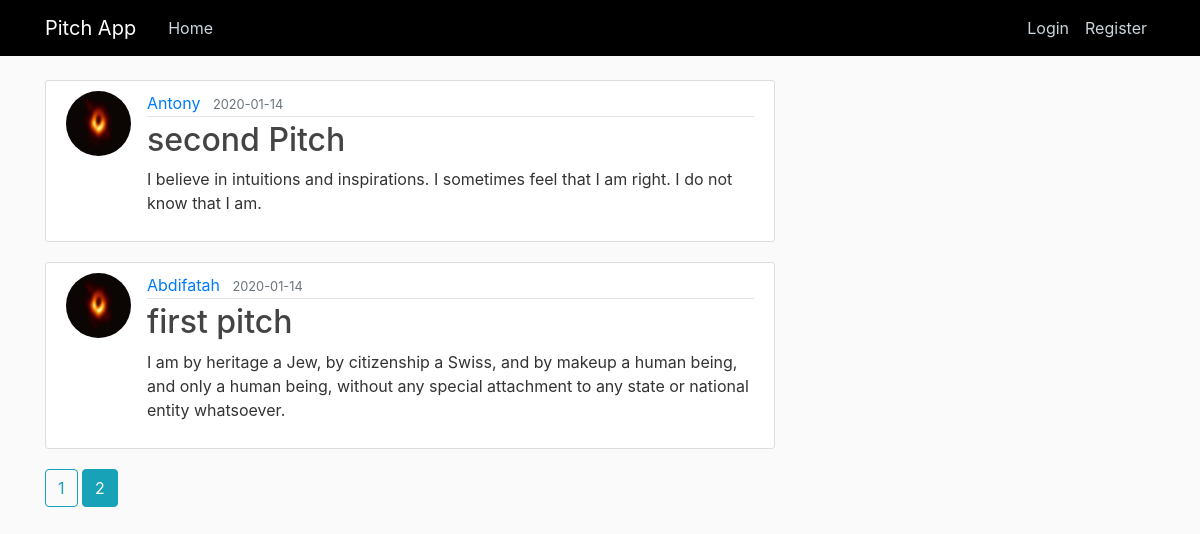
The page /home?page=2 on the database as committed earlier.
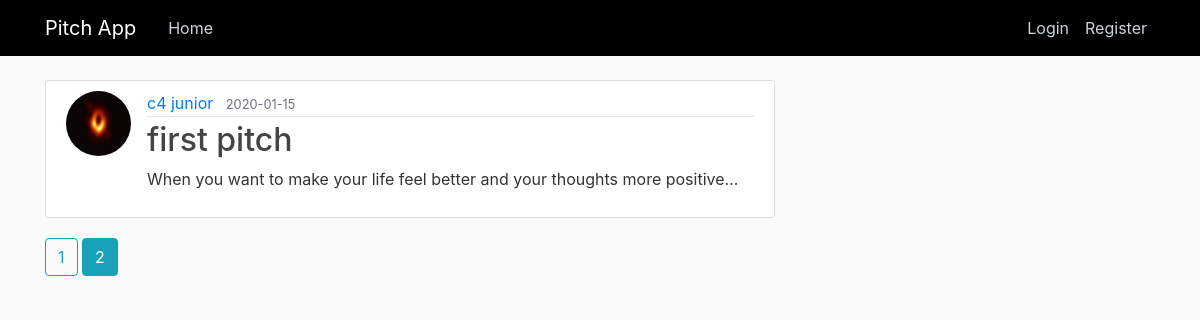
The same page on the database as committed later.
### pitch/models.py (models this page shows, shortened)
class Post(db.Model):
    id = db.Column(db.Integer, primary_key=True)
    title = db.Column(db.String(100), nullable=False)
    date_posted = db.Column(db.DateTime, nullable=False, default=datetime.utcnow)
    content = db.Column(db.Text, nullable=False)
    user_id = db.Column(db.Integer, db.ForeignKey('user.id'), nullable=False)

class User(db.Model, UserMixin):
    id = db.Column(db.Integer, primary_key=True)
    username = db.Column(db.String(20), unique=True, nullable=False)
    email = db.Column(db.String(120), unique=True, nullable=False)
    image_file = db.Column(db.String(20), nullable=False, default='default.jpg')
    password = db.Column(db.String(60), nullable=False)
    posts = db.relationship('Post', backref='author', lazy=True)

### pitch/routes.py (the view)
@app.route("/")
@app.route("/home")
def home():
    page = request.args.get('page', 1, type=int)
    posts = Post.query.order_by(Post.date_posted.desc()).paginate(page=page, per_page=5)
    return render_template('home.html', posts=posts)

### pitch/templates/home.html
{% extends "layout.html" %} {% block content %} {% for post in posts.items %}
<article class="media content-section">
  <img
    class="rounded-circle article-img"
    src="{{ url_for('static', filename='dp/' + post.author.image_file) }}"
  />
  <div class="media-body">
    <div class="article-metadata">
      <a
        class="mr-2"
        href="{{ url_for('user_posts', username=post.author.username) }}"
        >{{ post.author.username }}</a
      >
      <small class="text-muted"
        >{{ post.date_posted.strftime('%Y-%m-%d') }}</small
      >
    </div>
    <h2>
      <a class="article-title" href="{{ url_for('post', post_id=post.id) }}"
        >{{ post.title }}</a
      >
    </h2>
    <p class="article-content">{{ post.content }}</p>
  </div>
</article>
{% endfor %} {% for page_num in posts.iter_pages(left_edge=1, right_edge=1,
left_current=1, right_current=2) %} {% if page_num %} {% if posts.page ==
page_num %}
<a class="btn btn-info mb-4" href="{{ url_for('home', page=page_num) }}"
  >{{ page_num }}</a
>
{% else %}
<a class="btn btn-outline-info mb-4" href="{{ url_for('home', page=page_num) }}"
  >{{ page_num }}</a
>
{% endif %} {% else %} ... {% endif %} {% endfor %} {% endblock content %}

### pitch/templates/layout.html (shortened to what this page needs)
<!DOCTYPE html>
<html>
<head>
    <link rel="stylesheet" href="https://maxcdn.bootstrapcdn.com/bootstrap/4.0.0/css/bootstrap.min.css">
    <link rel="stylesheet" type="text/css" href="{{ url_for('static', filename='main.css') }}">
</head>
<body>
    <header class="site-header">
      <nav class="navbar navbar-expand-md navbar-dark fixed-top" style="background-color:#000;">
        <div class="container">
          <a class="navbar-brand mr-4" href="/">Pitch App</a>
          <div class="collapse navbar-collapse" id="navbarToggle">
            <div class="navbar-nav mr-auto">
              <a class="nav-item nav-link" href="{{ url_for('home') }}">Home</a>
            </div>
            <div class="navbar-nav">
              {% if current_user.is_authenticated %}
               <a class="nav-item nav-link" href="{{ url_for('new_post') }}">New Pitch</a>
                <a class="nav-item nav-link" href="{{ url_for('account') }}">Account</a>
                <a class="nav-item nav-link" href="{{ url_for('logout') }}">Logout</a>
              {% else %}
                <a class="nav-item nav-link" href="{{ url_for('login') }}">Login</a>
                <a class="nav-item nav-link" href="{{ url_for('register') }}">Register</a>
              {% endif %}
            </div>
          </div>
        </div>
      </nav>
    </header>
    <main role="main" class="container">
      <div class="row">
        <div class="col-md-8">
          {% block content %}{% endblock %}
        </div>
      </div>
    </main>
</body>
</html>

### pitch/static/main.css (style rules this page uses)
body { background: #fafafa; color: #333333; margin-top: 5rem; }
h1, h2, h3, h4, h5, h6 { color: #444444; }
.site-header .navbar-nav .nav-link { color: #cbd5db; }
.content-section { background: #ffffff; padding: 10px 20px; border: 1px solid #dddddd; border-radius: 3px; margin-bottom: 20px; }
.article-title { color: #444444; }
.article-content { white-space: pre-line; }
.article-img { height: 65px; width: 65px; margin-right: 16px; }
.article-metadata { padding-bottom: 1px; margin-bottom: 4px; border-bottom: 1px solid #e3e3e3 }

Rows that differ between the two databases and show on the page:
no longer on this page (row edited): Post: image_file (placeholder picture), author.username "Antony", date_posted "2020-01-14", title "second Pitch", content "I believe in intuitions and inspirations. I sometimes feel that I am right. I do not know that I am."
removed Post: image_file (placeholder picture), author.username "Abdifatah", date_posted "2020-01-14", title "first pitch", content "I am by heritage a Jew, by citizenship a Swiss, and by makeup a human being, and only a human being, without any special attachment to any state or national entity whatsoever."
added Post: image_file (placeholder picture), author.username "c4 junior", date_posted "2020-01-15", title "first pitch", content "When you want to make your life feel better and your thoughts more positive…"
